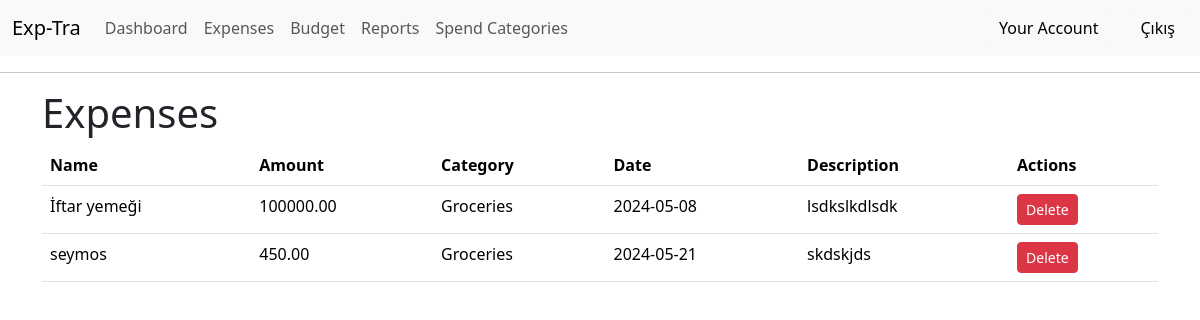
Before: /expense_history (signed in) with the older database file.
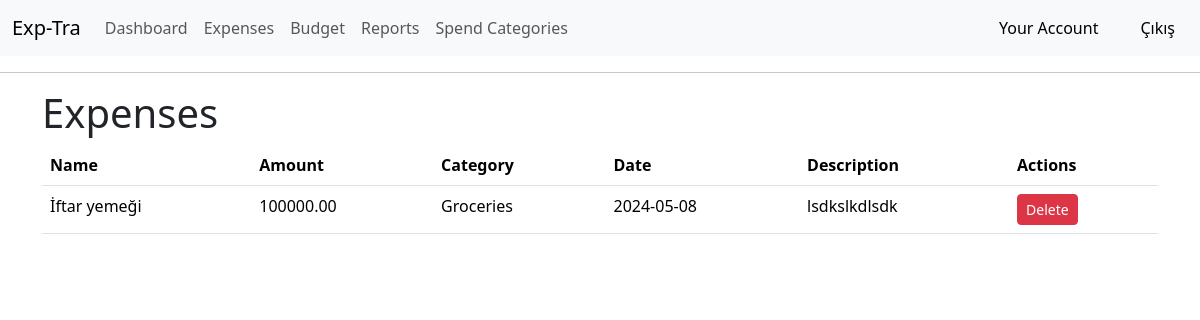
After: the same page with the newer database file.
### app/models.py (models this page shows, shortened)
class Expense(db.Model):
    __tablename__ = 'expenses'
    id: so.Mapped[int] = so.mapped_column(primary_key=True)
    name: so.Mapped[str] = so.mapped_column(sa.String(140))
    amount : so.Mapped[float] = so.mapped_column(sa.Numeric(10, 2), nullable=False)
    category_id : so.Mapped[int] = so.mapped_column(sa.ForeignKey(Category.id),index=True)
    date : so.Mapped[datetime] = so.mapped_column(sa.Date, nullable=False)
    description: so.Mapped[str] = so.mapped_column(sa.Text)
    timestamp: so.Mapped[datetime] = so.mapped_column(
        index=True, default=lambda: datetime.now(timezone.utc))
    user_id: so.Mapped[int] = so.mapped_column(sa.ForeignKey(User.id),
                                               index=True)
    user: so.Mapped[User] = so.relationship(back_populates='expenses')

class Category(db.Model):
    id: so.Mapped[int] = so.mapped_column(primary_key=True)
    name: so.Mapped[str] = so.mapped_column(sa.String(140))

### app/routes.py (the view)
@app.route('/expense_history', methods=['GET'])
@login_required
def expense_history():
    form = ExpenseForm()
    expenses = Expense.query.filter_by(user_id=current_user.id).all()
    categories = Category.query.all()  # Kategorileri veritabanından al
    category_dict = {category.id: category.name for category in categories}  # Kategorileri bir sözlükte sakla
    return render_template('expense_history.html', title='Expenses', expenses=expenses, category_dict=category_dict,form=form)

### app/models.py (called while the page is built)
@login.user_loader
def load_user(id):
    return db.session.get(User, int(id))

### app/templates/expense_history.html (shortened to what this page needs)
{% extends "base.html" %}
{% block content %}
{% if expenses %}
<h1>Expenses</h1>
<table class="table" id="expenses">
    <thead>
    <tr>
        <th>Name</th>
        <th>Amount</th>
        <th>Category</th>
        <th>Date</th>
        <th>Description</th>
        <th>Actions</th>
    </tr>
    </thead>
    <tbody>
    {% for expense in expenses %}
    <tr>
        <td>{{ expense.name }}</td>
        <td>{{ expense.amount }}</td>
        <td>{{ category_dict[expense.category_id]}}</td>
        <td>{{ expense.date }}</td>
        <td>{{ expense.description }}</td>
        <td>
            <form action="{{ url_for('delete_expense', expense_id=expense.id) }}" method="post"
                  onsubmit="return confirm('Are you sure you want to delete this expense?');">
                <button type="submit" class="btn btn-danger btn-sm">Delete</button>
            </form>
        </td>
    </tr>
    {% endfor %}
    </tbody>
</table>
{% else %}
<p>You don't have any expenses yet 😥</p>
{% endif %}
{% endblock %}

### app/templates/base.html (shortened to what this page needs)
<!DOCTYPE html>
<html lang=“en”>
<head>
    <link
        href="https://cdn.jsdelivr.net/npm/bootstrap@5.3.2/dist/css/bootstrap.min.css"
        rel="stylesheet"
>
</head>
<body>
{% include "navbar.html" %}
 <hr>
<div class="container has-text-centered">
    {% block content %} {% endblock %}
</div>
<main class="container p-5 text-center">
</main>
</body>
</html>

### app/templates/navbar.html (shortened to what this page needs)
<nav class="navbar navbar-expand-lg bg-body-tertiary">
  <div class="container-fluid">
    <a class="navbar-brand" href="/">Exp-Tra</a>
    <div class="collapse navbar-collapse" id="navbarNavDropdown">
      {% if current_user.is_anonymous %}
      <span class="d-flex">
        <a class="btn btn-light ms-3" href="{{ url_for('login') }}">Login</a>&nbsp;
        <a class="btn btn-light ms-3" href="{{ url_for('register') }}">Sign Up</a>
      </span>
    {% else %}
      <ul class="navbar-nav">
        <li class="nav-item">
          <a class="nav-link" href="#">Dashboard</a>
        </li>
        <li class="nav-item">
          <a class="nav-link" href="{{ url_for('expenses') }}">Expenses</a>
        </li>
        <li class="nav-item">
          <a class="nav-link" href="#">Budget</a>
        </li>
        <li class="nav-item">
          <a class="nav-link" href="#">Reports</a>
        </li>
        <li class="nav-item">
          <a class="nav-link" href="#">Spend Categories</a>
        </li>
      </ul>
    </div>
      <span class="d-flex">
        <a class="btn btn-light ms-3" href="/account">Your Account</a>
        <a class="btn btn-light ms-3" href="{{ url_for('logout') }}">Çıkış</a>
      </span>
    {% endif %}
  </div>
</nav>

Changed rows visible on the page:
removed Expense: name "seymos", amount "450.00", {{ category_dict[expense.category_id] }} "Groceries", date "2024-05-21", description "skdskjds"
